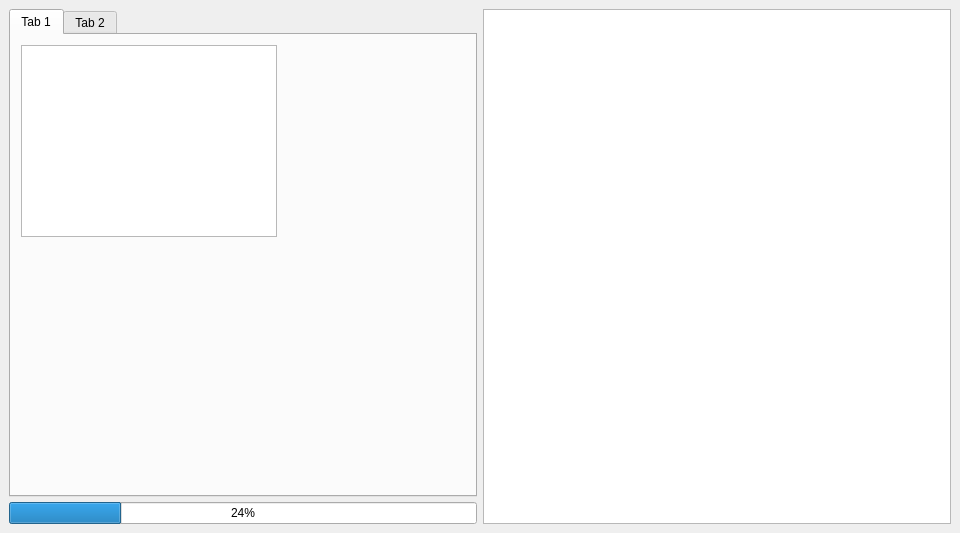
<?xml version="1.0" encoding="UTF-8"?>
<ui version="4.0">
 <class>MainWindow</class>
 <widget class="QMainWindow" name="MainWindow">
  <property name="geometry">
   <rect>
    <x>0</x>
    <y>0</y>
    <width>960</width>
    <height>533</height>
   </rect>
  </property>
  <property name="windowTitle">
   <string>MainWindow</string>
  </property>
  <widget class="QWidget" name="centralwidget">
   <property name="enabled">
    <bool>true</bool>
   </property>
   <property name="sizePolicy">
    <sizepolicy hsizetype="Expanding" vsizetype="Expanding">
     <horstretch>0</horstretch>
     <verstretch>0</verstretch>
    </sizepolicy>
   </property>
   <layout class="QHBoxLayout" name="horizontalLayout_2">
    <item>
     <layout class="QHBoxLayout" name="horizontalLayout">
      <property name="spacing">
       <number>5</number>
      </property>
      <property name="sizeConstraint">
       <enum>QLayout::SetDefaultConstraint</enum>
      </property>
      <item>
       <layout class="QVBoxLayout" name="verticalLayout">
        <item>
         <widget class="QTabWidget" name="tabWidget">
          <widget class="QWidget" name="tab">
           <attribute name="title">
            <string>Tab 1</string>
           </attribute>
           <widget class="QTableView" name="tableView">
            <property name="geometry">
             <rect>
              <x>10</x>
              <y>10</y>
              <width>256</width>
              <height>192</height>
             </rect>
            </property>
           </widget>
          </widget>
          <widget class="QWidget" name="tab_2">
           <attribute name="title">
            <string>Tab 2</string>
           </attribute>
          </widget>
         </widget>
        </item>
        <item>
         <widget class="QProgressBar" name="progressBar">
          <property name="value">
           <number>24</number>
          </property>
         </widget>
        </item>
       </layout>
      </item>
     </layout>
    </item>
    <item>
     <widget class="QListView" name="listView"/>
    </item>
   </layout>
  </widget>
 </widget>
 <resources/>
 <connections/>
</ui>
